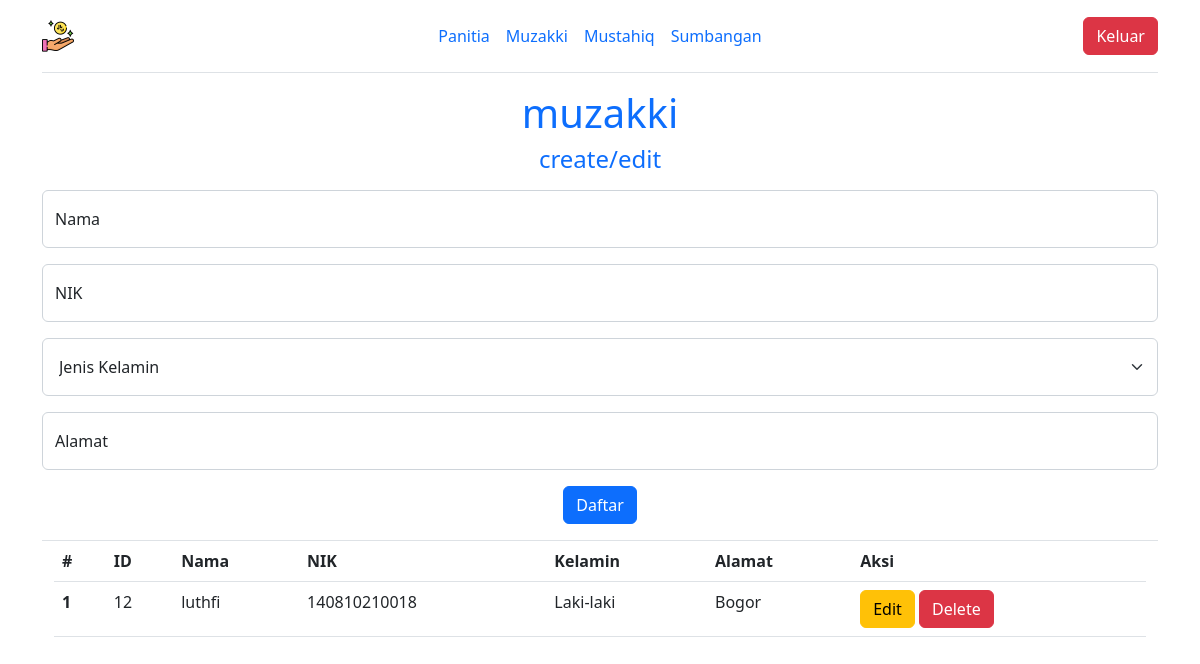
/sisdat/muzakki.php, run on the app's committed database.
### tables this page shows
CREATE TABLE `muzakki` (
  `id_muzakki` int(11) NOT NULL,
  `nama` varchar(30) NOT NULL,
  `nik` varchar(15) NOT NULL,
  `kelamin` varchar(15) NOT NULL,
  `alamat` varchar(255) NOT NULL
);

### sisdat/muzakki.php (the view, shortened to what this page needs)
<?php
$koneksi = mysqli_connect("localhost","root","","zis");
$nama = "";
$nik = "";
$alamat = "";
?>
<!DOCTYPE html>
<html lang="en">
<head>
    <link href="https://cdn.jsdelivr.net/npm/bootstrap@5.2.0-beta1/dist/css/bootstrap.min.css" rel="stylesheet" />
</head>
<body>
    <div class="container">
    <header class="d-flex flex-wrap align-items-center justify-content-center justify-content-md-between py-3 mb-2 border-bottom">
        <a class="d-flex align-items-center col-md-3 mb-2 mb-md-0 text-dark text-decoration-none">
          <img src="give.png" alt="" width="32px">
        </a>
        <ul class="nav col-12 col-md-auto mb-2 justify-content-center mb-md-0">
            <li><a href="panitia.php" class="nav-link px-2">Panitia</a></li>
            <li><a href="muzakki.php" class="nav-link px-2">Muzakki</a></li>
            <li><a href="mustahiq.php" class="nav-link px-2">Mustahiq</a></li>
            <li><a href="sumbangan.php" class="nav-link px-2">Sumbangan</a></li>
        </ul>
        <div class="col-md-3 text-end">
            <a href="index.php">
                <button type="submit" name="keluar" class="btn btn-danger" id="myBtn">Keluar</button>
            </a>
        </div>
    </header>
    <section>
          <div class="muzakki border-bottom pb-3">
            <div class="text-center text-primary m-3">
              <h1>muzakki</h1>
              <h4>create/edit</h4>
            </div>
            <form action="" method="post">
              <div class="form-floating mb-3">
                <input type="text" class="form-control" id="nama" name="nama" placeholder="Nama" value="<?php echo $nama ?>"/>
                <label for="nik">Nama</label>
              </div>
              <div class="form-floating mb-3">
                <input type="number" class="form-control" id="nik" name="nik" placeholder="NIK" value="<?php echo $nik ?>"/>
                <label for="nik">NIK</label>
              </div>
              <div class="mb-3">
                <select class="form-select p-3" id="kelamin" name="kelamin">
                  <option selected disabled>Jenis Kelamin</option>
                </select>
              </div>
              <div class="form-floating mb-3">
                <input type="text" class="form-control" id="alamat" name="alamat" placeholder="Alamat" value="<?php echo $alamat ?>"/>
                <label for="alaamt">Alamat</label>
              </div>
              <div class="text-center">
                <button type="submit" name="daftar" class="btn btn-primary">Daftar</button>
              </div>
            </form>
          </div>
        </section>
        <div class="container">
            <table class="table">
                <thead>
                    <tr>
                        <th scope="col">#</th>
                        <th scope="col">ID</th>
                        <th scope="col">Nama</th>
                        <th scope="col">NIK</th>
                        <th scope="col">Kelamin</th>
                        <th scope="col">Alamat</th>
                        <th scope="col">Aksi</th>
                    </tr>
                </thead>
                <tbody>
                    <?php
                        $cek = mysqli_query($koneksi, "select * from muzakki order by id_muzakki asc");
                        $urut = 1;
                        while($r = mysqli_fetch_array($cek)){
                            $id = $r['id_muzakki'];
                            $nama = $r['nama'];
                            $nik = $r['nik'];
                            $kelamin = $r['kelamin'];
                            $alamat = $r['alamat'];
                    ?>
                    <tr>
                        <th scope="row"><?php echo $urut++ ?></th>
                        <td scope="row"><?php echo $id ?></th>
                        <td scope="row"><?php echo $nama ?></th>
                        <td scope="row"><?php echo $nik ?></th>
                        <td scope="row"><?php echo $kelamin ?></th>
                        <td scope="row"><?php echo $alamat ?></th>
                        <td scope="row">
                            <a href="muzakki.php?op=edit&id=<?php echo $id ?>"><button type="button" class="btn btn-warning">Edit</button></a>
                            <a href="muzakki.php?op=delete&id=<?php echo $id?>" onclick="return confirm('Yakin mau delete data?')"><button type="button" class="btn btn-danger">Delete</button></a>
                        </td>
                    </tr>
                    <?php
                        }
                    ?>
                </tbody>
            </table>
        </div>
    </div>
</body>
</html>

### data on the page
muzakki: id_muzakki "12", nama "luthfi", nik "140810210018", kelamin "Laki-laki", alamat "Bogor"
